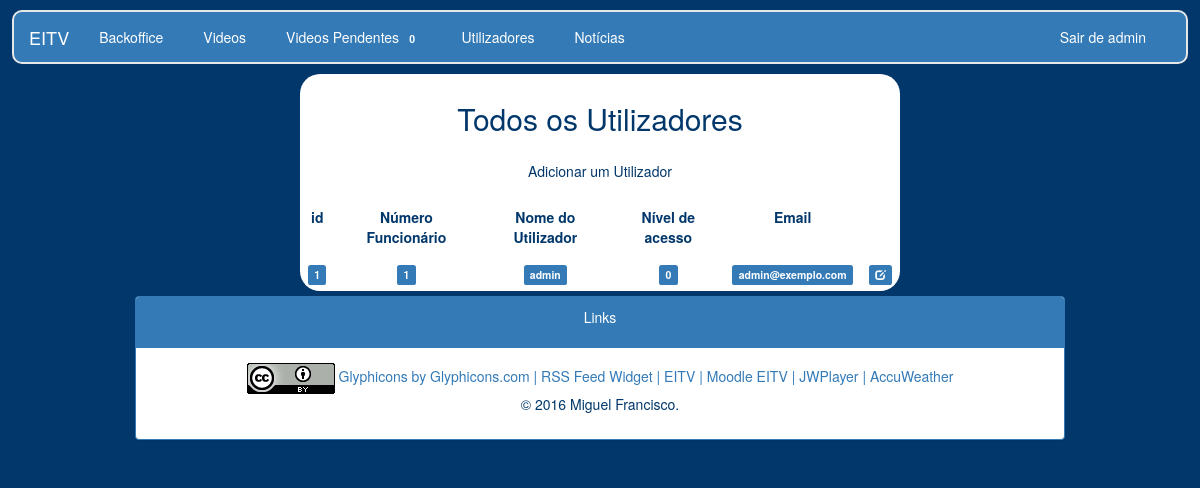
Screenshot of /listarutilizadores.php (signed in) with the database file from the repository.
### tables this page shows
CREATE TABLE IF NOT EXISTS `tb_utilizadores` (
  `id_user` int(11) NOT NULL AUTO_INCREMENT,
  `num_funcionario` int(11) NOT NULL,
  `nome_utilizador` varchar(30) NOT NULL,
  `user_pass` varchar(255) NOT NULL,
  `nivel_utilizador` int(1) NOT NULL,
  `email_funcionario` varchar(50) NOT NULL,
  PRIMARY KEY (`id_user`)
);

### listarutilizadores.php (the view, shortened to what this page needs)
<?php
include('conectarbd.php');
?>
<!DOCTYPE html>
<html>
<head>
	<link href="css/bootstrap.min.css" rel="stylesheet">
	<link href="style.css" rel="stylesheet">
	<link rel="stylesheet" href="https://maxcdn.bootstrapcdn.com/bootstrap/3.3.6/css/bootstrap.min.css">
	<link rel="stylesheet" type="text/css" href="style.css">
</head>
<body class="body">
	<?php
	include('navbar.php');
	?>
	<table class="table table-responsive tabelalistar">
		<tr>
			<td colspan="9">
				<h2>Todos os Utilizadores</h2>
			</td>
		</tr>
		<tr>
			<td colspan="9">
				<a href="adicionarutilizador.php"><p>Adicionar um Utilizador</p></a>
			</td>
		</tr>
		<?php
		$sql = "SELECT * from tb_utilizadores";
		$result = $conn->query($sql);
		if ($result->num_rows > 0) {?>
			<tr>
				<th>id</th>
				<th>Número Funcionário</th>
				<th>Nome do Utilizador</th>
				<th>Nível de acesso</th>
				<th>Email</th>
			</tr>
			<?php
			while ($row = $result->fetch_assoc()) {
				?>
				<tr>
					<td><?php echo "<span class='label label-primary'>".$row['id_user']."</span>"?></td>
					<td><?php echo "<span class='label label-primary'>".$row['num_funcionario']."</span>"?></td>
					<td><?php echo "<span class='label label-primary'>".utf8_decode($row['nome_utilizador'])."</span>"?></td>
					<td><?php echo "<span class='label label-primary'>".$row['nivel_utilizador']."</span>"?></td>
					<td><span class='label label-primary'><?php echo $row['email_funcionario']?></span></td>
					<?php
					if (($_SESSION['nivel'] < $row['nivel_utilizador']) || ($_SESSION['id']==$row['id_user'])){
						?>
						<td><a href='alterarutilizador.php?id=<?php echo $row['id_user']?>'><span class="label label-primary"><span class="glyphicon glyphicon-edit"></span></span></a></td>
						<?php
					}?>
				</tr>
				<?php
			}
		}
		?>
	</table>
</body>
<?php
include('footer.php');
?>
</html>

### style.css (style rules this page uses)
.body { background: #01376a; }
.tabelalistar { width: 50%; margin: auto; background-color: #FFFFFF; margin-top: 10px; text-align: center; border-radius: 20px; }
.tabelalistar th { text-align: center; border: none !important; }
.tabelalistar a { color:black; }
.tabelalistar td { border-top:none !important; color: #01376a; }
.tabelalistar h2, ul, th, p { text-align: center; color: #01376a; }

### rows the page displays
tb_utilizadores: id_user "1", num_funcionario "1", nome_utilizador "admin", nivel_utilizador "0", email_funcionario "admin@exemplo.com"

### other values shown
$data['total'] "0"
utf8_decode("Sair de ".$_SESSION['nome']) "Sair de admin"
$fromYear "2016"
